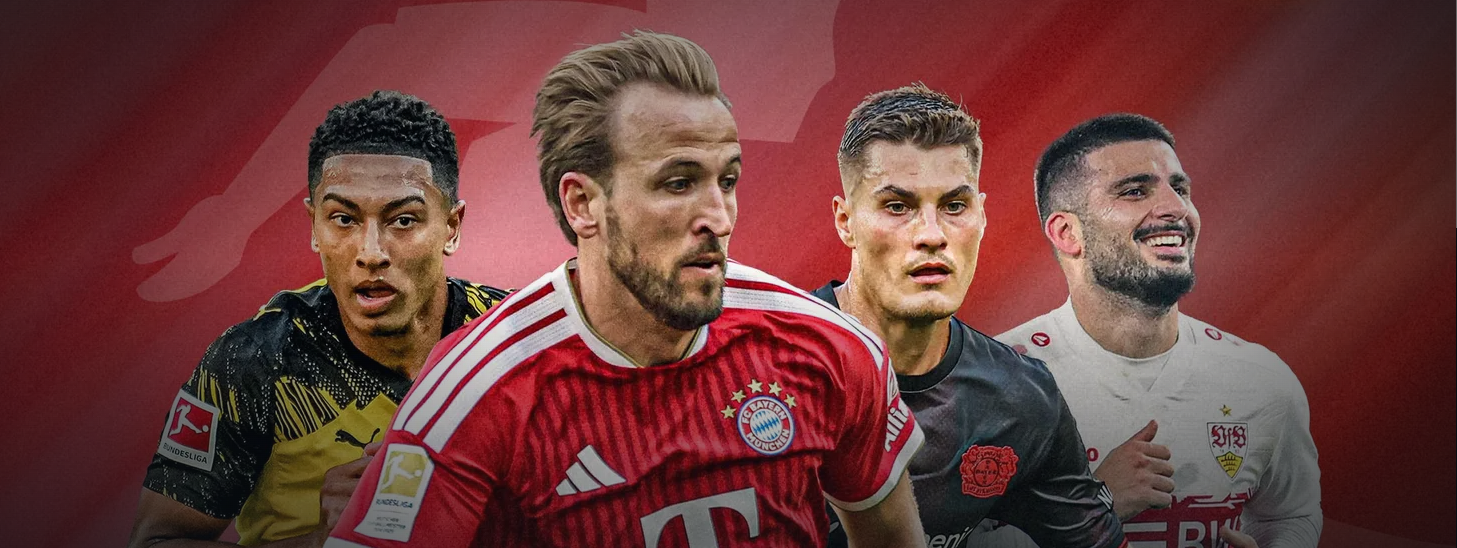
#> input picture campaigns/dazn-etoro-retention/assets/dazn-germany-football-headpic.png, 1457 x 548 px
$ python prepare_native_headpic.py
#> lines starting #> are read from the running program, lines starting #| are printed output that depends on the picture
from pathlib import Path

from PIL import Image


ROOT = Path(__file__).resolve().parents[1]
source = ROOT / "assets" / "dazn-germany-football-headpic.png"
target = ROOT / "assets" / "dazn-germany-football-headpic-native-1120x390.png"

with Image.open(source) as image:
#> image is the input picture: PIL image 1457x548 RGBA; mean R, G, B, A 108.5, 60.6, 58.7, 255
    source_ratio = image.width / image.height
#> source_ratio = 2.66
    target_ratio = 1120 / 390
    if source_ratio > target_ratio:
        crop_width = round(image.height * target_ratio)
        left = (image.width - crop_width) // 2
        box = (left, 0, left + crop_width, image.height)
    else:
        crop_height = round(image.width / target_ratio)
#> crop_height = 507
        top = (image.height - crop_height) // 2
#> top = 20
        box = (0, top, image.width, top + crop_height)
#> box = (0, 20, 1457, 527)
    cropped = image.crop(box).resize((1120, 390), Image.Resampling.LANCZOS)
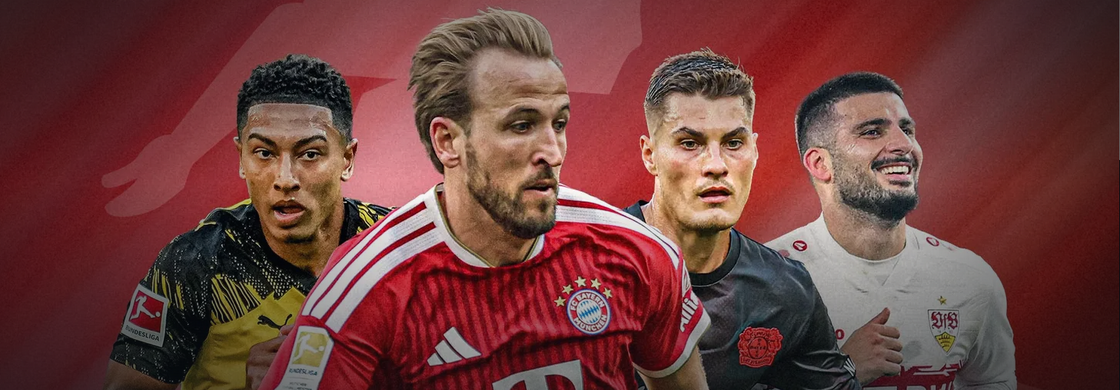
#> cropped: PIL image 1120x390 RGBA; mean R, G, B, A 111, 62.3, 60.1, 255
    cropped.save(target, format="PNG", optimize=True)
    print(f"{target} {cropped.width}x{cropped.height}")
#| campaigns/dazn-etoro-retention/assets/dazn-germany-football-headpic-native-1120x390.png 1120x390

$ run again, with campaigns/dazn-etoro-retention/assets/dazn-email-1-headpic-v2.png copied over campaigns/dazn-etoro-retention/assets/dazn-germany-football-headpic.png
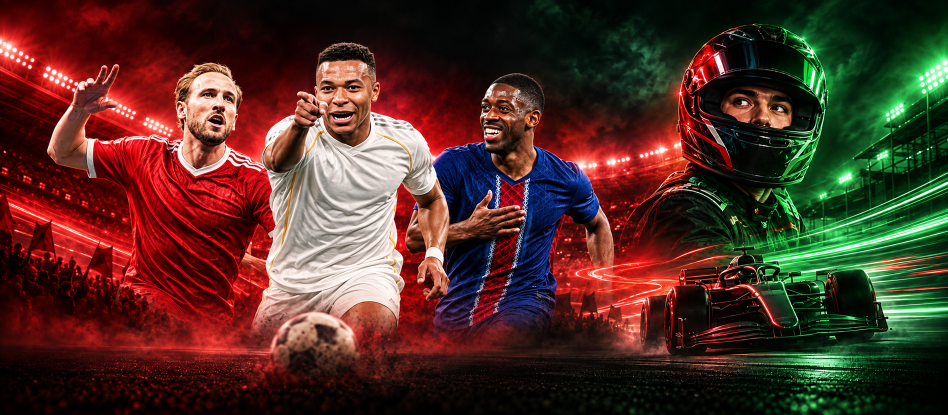
#> input picture campaigns/dazn-etoro-retention/assets/dazn-email-1-headpic-v2.png, 1896 x 830 px (shown at 1/2 size)
#> image is the input picture: PIL image 1896x830 RGB; mean R, G, B 79.2, 47.4, 37.9
#> `cropped = image.crop(box).resize((1120, 390), Image.Resampling.LANCZOS)`:
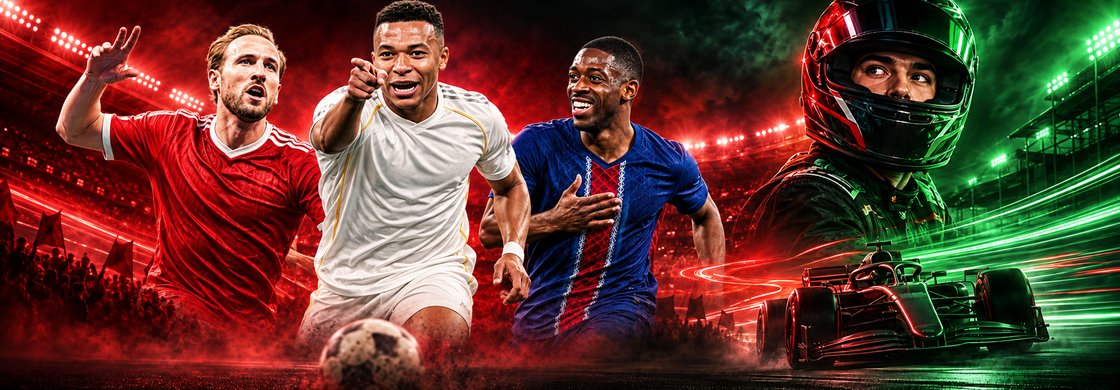
#> cropped: PIL image 1120x390 RGB; mean R, G, B 95, 56.5, 46
#| campaigns/dazn-etoro-retention/assets/dazn-germany-football-headpic-native-1120x390.png 1120x390

$ run again, with campaigns/dazn-etoro-retention/assets/dazn-email-2-headpic-v2.png copied over campaigns/dazn-etoro-retention/assets/dazn-germany-football-headpic.png
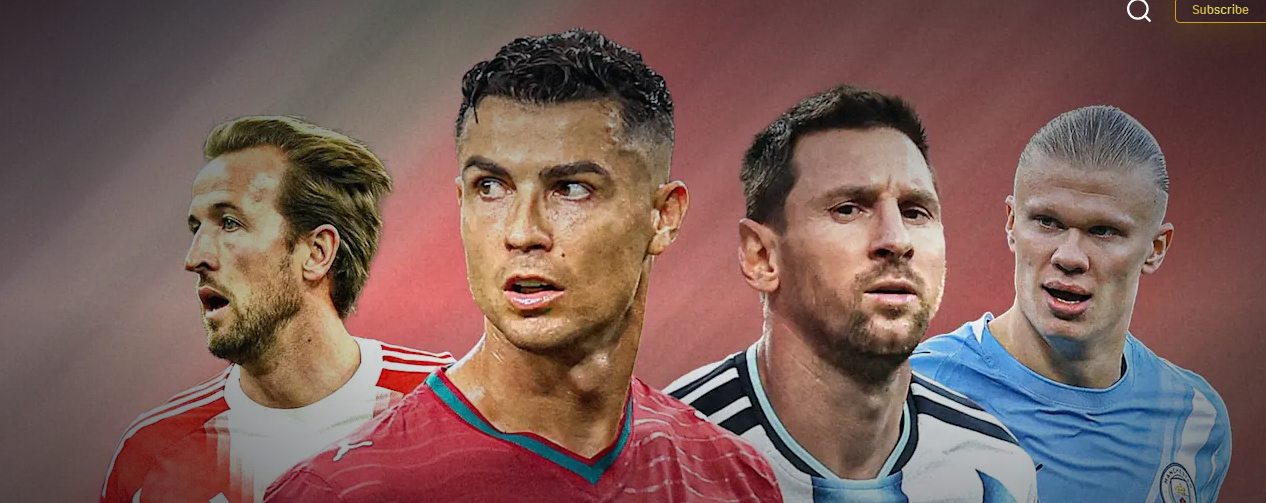
#> input picture campaigns/dazn-etoro-retention/assets/dazn-email-2-headpic-v2.png, 1266 x 503 px
#> image is the input picture: PIL image 1266x503 RGBA; mean R, G, B, A 122.5, 93.6, 88.9, 255
#> `cropped = image.crop(box).resize((1120, 390), Image.Resampling.LANCZOS)`:
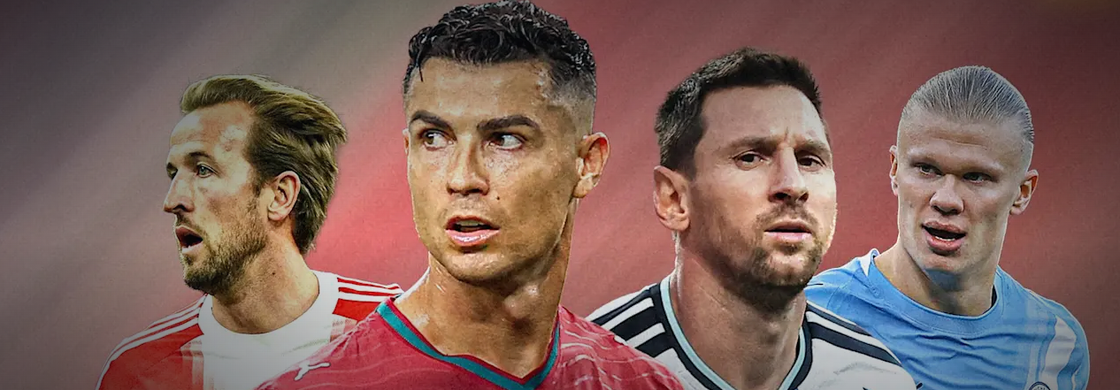
#> cropped: PIL image 1120x390 RGBA; mean R, G, B, A 125.5, 96.6, 90.6, 255
#| campaigns/dazn-etoro-retention/assets/dazn-germany-football-headpic-native-1120x390.png 1120x390

$ run again, with campaigns/dazn-etoro-retention/assets/dazn-email-2-headpic-v3.png copied over campaigns/dazn-etoro-retention/assets/dazn-germany-football-headpic.png
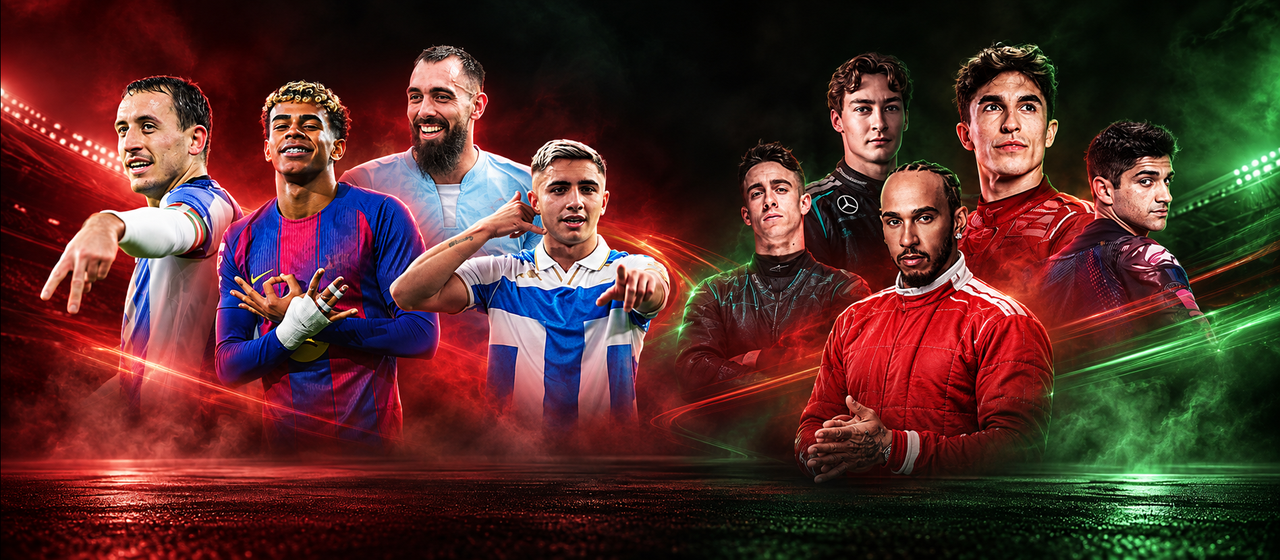
#> input picture campaigns/dazn-etoro-retention/assets/dazn-email-2-headpic-v3.png, 1280 x 560 px
#> image is the input picture: PIL image 1280x560 RGB; mean R, G, B 82.6, 46.6, 42.4
#> `cropped = image.crop(box).resize((1120, 390), Image.Resampling.LANCZOS)`:
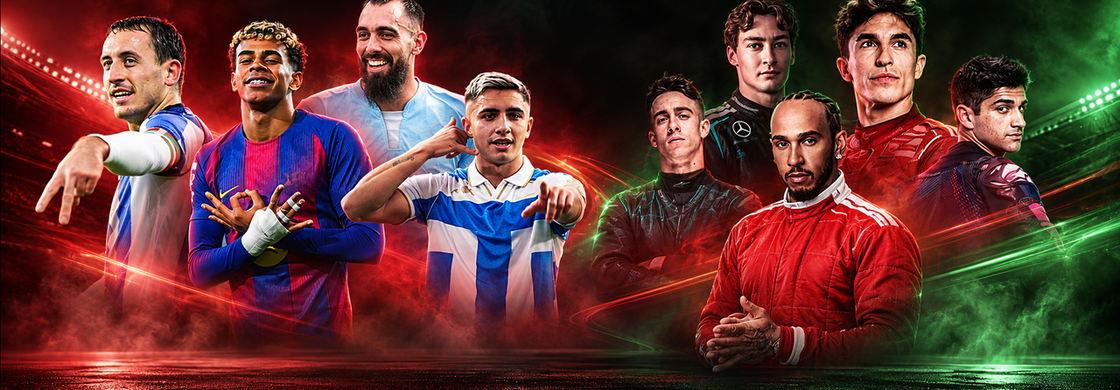
#> cropped: PIL image 1120x390 RGB; mean R, G, B 97.2, 54.7, 51
#| campaigns/dazn-etoro-retention/assets/dazn-germany-football-headpic-native-1120x390.png 1120x390
